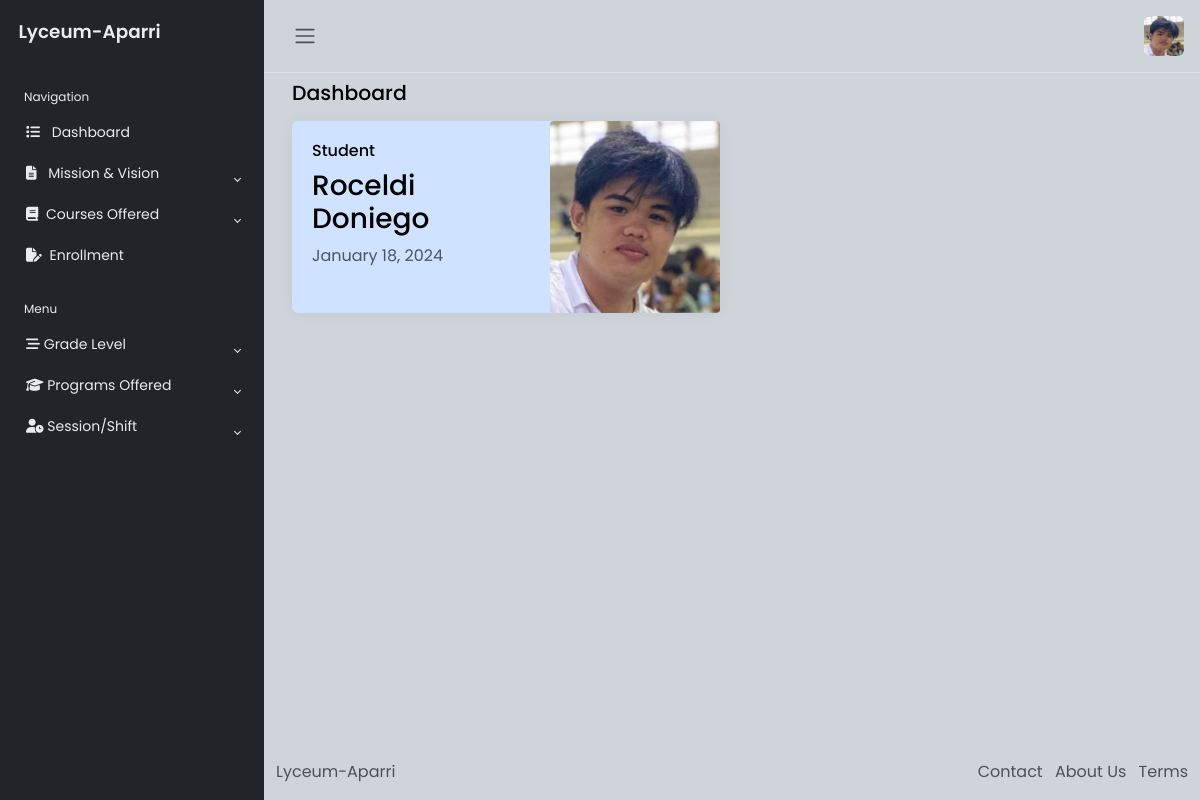
Screenshot of /student-dashboard.php (signed in) with the database file from the repository.
### tables this page shows
CREATE TABLE `student_register` (
  `id` int(11) NOT NULL,
  `fullname` varchar(50) NOT NULL,
  `birthdate` varchar(50) NOT NULL,
  `gender` varchar(50) NOT NULL,
  `address` varchar(50) NOT NULL,
  `contact_number` varchar(50) NOT NULL,
  `email` varchar(50) NOT NULL,
  `past_school` varchar(50) NOT NULL,
  `grades` varchar(50) NOT NULL,
  `achievement` varchar(50) NOT NULL,
  `emergency_contact` varchar(50) NOT NULL,
  `medical_info` varchar(50) NOT NULL,
  `special_need` varchar(50) NOT NULL,
  `parent_name` varchar(50) NOT NULL,
  `contact_detail` varchar(50) NOT NULL,
  `occupation` varchar(50) NOT NULL,
  `birth_certificate` varchar(50) NOT NULL,
  `passport` varchar(50) NOT NULL,
  `academic_trancript` varchar(50) NOT NULL
);

### student-dashboard.php (the view, shortened to what this page needs)
<?php
include 'Includes/dbconn.php';
$user_id = $_SESSION['id'];
?>
<!DOCTYPE html>
<html lang="en">
<head>
    <link href="https://cdn.jsdelivr.net/npm/bootstrap@5.3.2/dist/css/bootstrap.min.css" rel="stylesheet">
    <link rel="stylesheet" href="Styles/css.css">
</head>
<body>
    <div class="wrapper">
        <aside id="sidebar">
            <div class="h-100">
                <div class="sidebar-logo">
                    <a href="dashboard.php">Lyceum-Aparri</a>
                </div>
                <ul class="sidebar-nav">
                    <li class="sidebar-header">
                        Navigation
                    </li>
                    <li class="sidebar-item">
                        <a href="student-dashboard.php" class="sidebar-link">
                            <i class="fa-solid fa-list pe-2"></i>
                            Dashboard</a>
                    </li>
                    <li class="sidebar-item">
                        <a href="#" class="sidebar-link collapsed" data-bs-target="#pages" data-bs-toggle="collapse" aria-expanded="false">
                            <i class="fa-solid fa-file-lines pe-2"></i>
                            Mission & Vision
                        </a>
                    </li>
                    <li class="sidebar-item">
                        <a href="#" class="sidebar-link collapsed" data-bs-target="#courses" data-bs-toggle="collapse" aria-expanded="false">
                            <i class="fa-solid fa-book pe-1"></i>
                            Courses Offered
                        </a>
                    </li>
                    <li class="sidebar-item">
                        <a href="enrollment.php" class="sidebar-link collapsed">
                            <i class="fa-solid fa-file-pen pe-1"></i>
                            Enrollment
                        </a>
                    </li>
                    <li class="sidebar-header">
                        Menu
                    </li>
                    <li class="sidebar-item">
                        <a href="#" class="sidebar-link collapsed" data-bs-target="#multi" data-bs-toggle="collapse" aria-expanded="false">
                            <i class="fa-solid fa-bars-staggered"></i>
                            Grade Level
                        </a>
                    </li>
                    <li class="sidebar-item">
                        <a class="sidebar-link collapsed" data-bs-target="#program" data-bs-toggle="collapse" aria-expanded="false">
                            <i class="fa-solid fa-graduation-cap"></i>
                            Programs Offered
                        </a>
                    </li>
                    <li class="sidebar-item">
                        <a class="sidebar-link collapsed" data-bs-target="#session" data-bs-toggle="collapse" aria-expanded="false">
                            <i class="fa-solid fa-user-clock"></i>
                            Session/Shift
                        </a>
                    </li>
                </ul>
            </div>
        </aside>
        <?php
        $select = mysqli_query($conn, "SELECT * FROM `student_register` WHERE fullname = '$user_id'")
            or die('query failed');
        if (mysqli_num_rows($select) > 0) {
            $fetch = mysqli_fetch_assoc($select);
        }
        ?>
        <div class="main">
            <nav class="navbar navbar-expand px-3 border-bottom ">
                <button class="btn" id="sidebar-toggle" type="button">
                    <span class="navbar-toggler-icon"></span>
                </button>
                <div class="navbar-collapse navbar">
                    <ul class="navbar-nav">
                        <li class="nav-item dropdown">
                            <a href="#" data-bs-toggle="dropdown" class="nav-icon pe-md-0">
                                <img src="Img/<?php echo $fetch['passport'] ?>" class="avatar img-fluid rounded" alt="">
                            </a>
                        </li>
                    </ul>
                </div>
            </nav>
            <main class="content px-3 py-2">
                <div class="container-fluid">
                    <div class="mb-3">
                        <h4>Dashboard</h4>
                    </div>
                    <div class="row">
                        <div class="col-12 col-md-6 d-flex">
                            <div class="card flex-fill border-0 illustration">
                                <div class="card-body p-0 d-flex flex-fill">
                                    <div class="row g-0 w-100">
                                        <div class="col-6">
                                            <div class="p-3 m-1">
                                                <h6>Student</h6>
                                                <h3><?php echo $fetch['fullname']; ?></h3>
                                                <span id="dynamicDate" class="text-muted">
                                                </span>
                                            </div>
                                        </div>
                                        <div class="col-6 align-self-end text-end">
                                            <img src="Img/<?php echo $fetch['passport'] ?>" class="img-fluid rounded-1" alt="" style="width: 170px; height: auto;">
                                        </div>
                                    </div>
                                </div>
                            </div>
                        </div>
                    </div>
                </div>
            </main>
            <footer class="footer">
                <div class="container-fluid">
                    <div class="row text-muted">
                        <div class="col-6 text-start">
                            <p class="mb-0">
                                <a href="#" class="text-muted">
                                    <p>Lyceum-Aparri</p>
                                </a>
                            </p>
                        </div>
                        <div class="col-6 text-end">
                            <ul class="list-inline">
                                <li class="list-inline-item">
                                    <a href="#" class="text-muted">Contact</a>
                                </li>
                                <li class="list-inline-item">
                                    <a href="#" class="text-muted">About Us</a>
                                </li>
                                <li class="list-inline-item">
                                    <a href="#" class="text-muted">Terms</a>
                                </li>
                            </ul>
                        </div>
                    </div>
                </div>
            </footer>
        </div>
    </div>
</body>
</html>

### Styles/css.css (style rules this page uses)
body { font-family: "Poppins", sans-serif; font-family: 0.875rem; opacity: 1; overflow-y: scroll; margin: 0; }
a { cursor: pointer; text-decoration: none; font-family: "Poppins", sans-serif; }
li { list-style: none; }
h4 { font-family: "Poppins", sans-serif; font-size: 1.275rem; color: var(--bs-emphasis-color); }
.wrapper { align-items: stretch; display: flex; width: 100%; }
#sidebar { max-width: 264px; min-width: 264px; background: var(--bs-dark); transition: all 0.35s ease-in-out; }
.main { display: flex; flex-direction: column; min-height: 100vh; min-width: 0; overflow: hidden; transition: all 0.35s ease-in-out; width: 100%; background: var(--bs-dark-bg-subtle); }
.sidebar-logo { padding: 1.15rem; }
.sidebar-logo a { color: #e9ecef; font-size: 1.15rem; font-weight: 600; }
.sidebar-nav { flex-grow: 1; list-style: none; margin-bottom: 0; padding-left: 0; margin-left: 0; }
.sidebar-header { color: #e9ecef; font-size: 0.75rem; padding: 1.5rem 1.5rem 0.375rem; }
a.sidebar-link { padding: 0.625rem 1.625rem; color: #e9ecef; position: relative; display: block; font-size: 0.875rem; }
.sidebar-link[data-bs-toggle="collapse"]::after { border: solid; border-width: 0 0.075rem 0.075rem 0; content: ""; display: inline-block; padding: 2px; position: absolute; right: 1.5rem; top: 1.4rem; transform: rotate(-135deg); transition: all 0.2s ease-out; }
.sidebar-link[data-bs-toggle="collapse"].collapsed::after { transform: rotate(45deg); transition: all 0.2s ease-out; }
.avatar { height: 40px; width: 40px; }
.navbar-expand .navbar-nav { margin-left: auto; }
.content { flex: 1; max-width: 100vw; width: 100vw; }
@media (min-width: 768px) { .content { max-width: auto; width: auto; } }
.card { box-shadow: 0 0 0.875rem 0 rgba(34, 46, 60, 0.05); margin-bottom: 24px; }
.illustration { background-color: var(--bs-primary-bg-subtle); color: var(--bs-emphasis-color); }

### rows the page displays
student_register: passport (picture), fullname "Roceldi Doniego"
